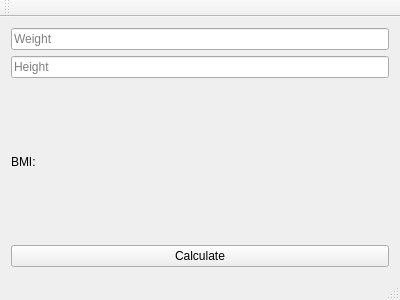
<?xml version="1.0" encoding="UTF-8"?>
<ui version="4.0">
 <class>MainWindow</class>
 <widget class="QMainWindow" name="MainWindow">
  <property name="geometry">
   <rect>
    <x>0</x>
    <y>0</y>
    <width>400</width>
    <height>300</height>
   </rect>
  </property>
  <property name="windowTitle">
   <string>MainWindow</string>
  </property>
  <widget class="QWidget" name="centralWidget">
   <layout class="QVBoxLayout" name="verticalLayout">
    <item>
     <widget class="QLineEdit" name="weightLineEdit">
      <property name="placeholderText">
       <string>Weight</string>
      </property>
     </widget>
    </item>
    <item>
     <widget class="QLineEdit" name="heightLineEdit">
      <property name="placeholderText">
       <string>Height</string>
      </property>
     </widget>
    </item>
    <item>
     <widget class="QLabel" name="bmiLabel">
      <property name="text">
       <string>BMI: </string>
      </property>
     </widget>
    </item>
    <item>
     <widget class="QPushButton" name="calculateButton">
      <property name="text">
       <string>Calculate</string>
      </property>
     </widget>
    </item>
   </layout>
  </widget>
  <widget class="QMenuBar" name="menuBar">
   <property name="geometry">
    <rect>
     <x>0</x>
     <y>0</y>
     <width>400</width>
     <height>22</height>
    </rect>
   </property>
  </widget>
  <widget class="QToolBar" name="mainToolBar">
   <attribute name="toolBarArea">
    <enum>TopToolBarArea</enum>
   </attribute>
   <attribute name="toolBarBreak">
    <bool>false</bool>
   </attribute>
  </widget>
  <widget class="QStatusBar" name="statusBar"/>
 </widget>
 <layoutdefault spacing="6" margin="11"/>
 <resources/>
 <connections/>
</ui>
